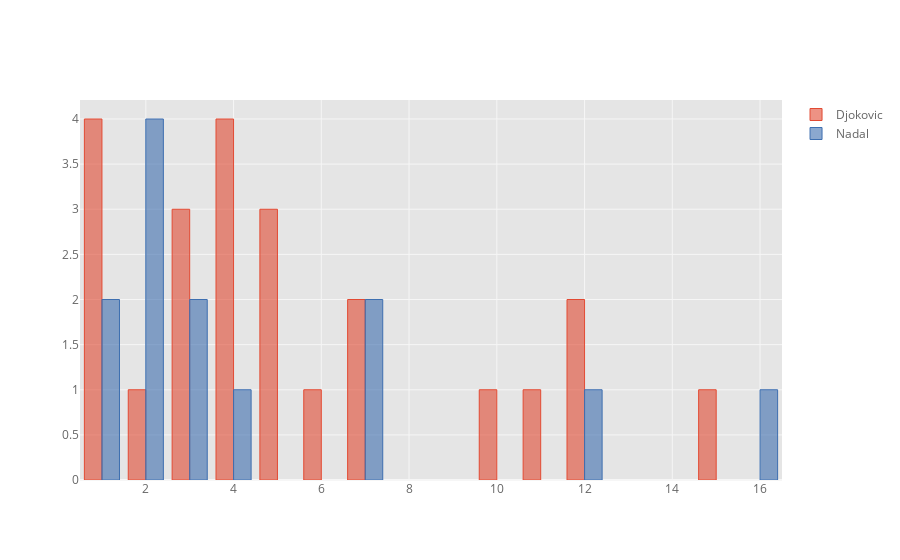

The notebook cell this image was saved under:
### Markdown cell above
We can see here that Djokovic won more points than Nadal by winners. Also he won more points as a result of a ball that was hit out or in the net. And he won more points by hitting an ace.

### Code cell
df_3_in_row_points.groupby('strokes')['winner'].value_counts().unstack().iplot(kind='bar')

### Figure 1 — Plotly figure (JSON) as saved in the notebook; plotly's stock layout.template omitted (floating-point values rounded to 4 significant figures)
{"data": [{"marker": {"color": "rgba(226, 74, 51, 0.6)", "line": {"color": "rgba(226, 74, 51, 1.0)", "width": 1}}, "name": "Djokovic", "orientation": "v", "text": "", "type": "bar", "x": [1, 2, 3, 4, 5, 6, 7, 10, 11, 12, 15, 16], "y": [4, 1, 3, 4, 3, 1, 2, 1, 1, 2, 1, ""]}, {"marker": {"color": "rgba(62, 111, 176, 0.6)", "line": {"color": "rgba(62, 111, 176, 1.0)", "width": 1}}, "name": "Nadal", "orientation": "v", "text": "", "type": "bar", "x": [1, 2, 3, 4, 5, 6, 7, 10, 11, 12, 15, 16], "y": [2, 4, 2, 1, "", "", 2, "", "", 1, "", 1]}], "layout": {"legend": {"bgcolor": "#FFFFFF", "font": {"color": "#666666"}}, "paper_bgcolor": "#FFFFFF", "plot_bgcolor": "#E5E5E5", "title": {"font": {"color": "#151516"}}, "xaxis": {"gridcolor": "#F6F6F6", "showgrid": true, "tickfont": {"color": "#666666"}, "title": {"font": {"color": "#666666"}, "text": ""}, "zerolinecolor": "#F6F6F6"}, "yaxis": {"gridcolor": "#F6F6F6", "showgrid": true, "tickfont": {"color": "#666666"}, "title": {"font": {"color": "#666666"}, "text": ""}, "zerolinecolor": "#F6F6F6"}}}
